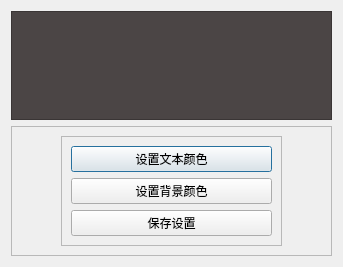
<?xml version="1.0" encoding="UTF-8"?>
<ui version="4.0">
 <class>SerialSkin</class>
 <widget class="QDialog" name="SerialSkin">
  <property name="geometry">
   <rect>
    <x>0</x>
    <y>0</y>
    <width>343</width>
    <height>267</height>
   </rect>
  </property>
  <property name="windowTitle">
   <string>主题样式</string>
  </property>
  <layout class="QVBoxLayout" name="verticalLayout_2">
   <item>
    <widget class="QTextEdit" name="textEdit">
     <property name="styleSheet">
      <string notr="true">color: rgb(0, 255, 0);
background-color: rgb(75, 69, 69);</string>
     </property>
    </widget>
   </item>
   <item>
    <widget class="QFrame" name="frame_2">
     <property name="frameShape">
      <enum>QFrame::StyledPanel</enum>
     </property>
     <property name="frameShadow">
      <enum>QFrame::Raised</enum>
     </property>
     <layout class="QHBoxLayout" name="horizontalLayout" stretch="0,1,0">
      <item>
       <spacer name="horizontalSpacer_2">
        <property name="orientation">
         <enum>Qt::Horizontal</enum>
        </property>
        <property name="sizeHint" stdset="0">
         <size>
          <width>40</width>
          <height>20</height>
         </size>
        </property>
       </spacer>
      </item>
      <item>
       <widget class="QFrame" name="frame">
        <property name="frameShape">
         <enum>QFrame::StyledPanel</enum>
        </property>
        <property name="frameShadow">
         <enum>QFrame::Raised</enum>
        </property>
        <layout class="QVBoxLayout" name="verticalLayout">
         <item>
          <spacer name="verticalSpacer_2">
           <property name="orientation">
            <enum>Qt::Vertical</enum>
           </property>
           <property name="sizeHint" stdset="0">
            <size>
             <width>20</width>
             <height>40</height>
            </size>
           </property>
          </spacer>
         </item>
         <item>
          <widget class="QPushButton" name="pushButton_TextColor">
           <property name="text">
            <string>设置文本颜色</string>
           </property>
          </widget>
         </item>
         <item>
          <widget class="QPushButton" name="pushButton_BackGroundColor">
           <property name="text">
            <string>设置背景颜色</string>
           </property>
          </widget>
         </item>
         <item>
          <spacer name="verticalSpacer">
           <property name="orientation">
            <enum>Qt::Vertical</enum>
           </property>
           <property name="sizeHint" stdset="0">
            <size>
             <width>20</width>
             <height>40</height>
            </size>
           </property>
          </spacer>
         </item>
         <item>
          <widget class="QPushButton" name="pushButton_OK">
           <property name="text">
            <string>保存设置</string>
           </property>
          </widget>
         </item>
        </layout>
       </widget>
      </item>
      <item>
       <spacer name="horizontalSpacer">
        <property name="orientation">
         <enum>Qt::Horizontal</enum>
        </property>
        <property name="sizeHint" stdset="0">
         <size>
          <width>40</width>
          <height>20</height>
         </size>
        </property>
       </spacer>
      </item>
     </layout>
    </widget>
   </item>
  </layout>
 </widget>
 <resources/>
 <connections/>
</ui>
